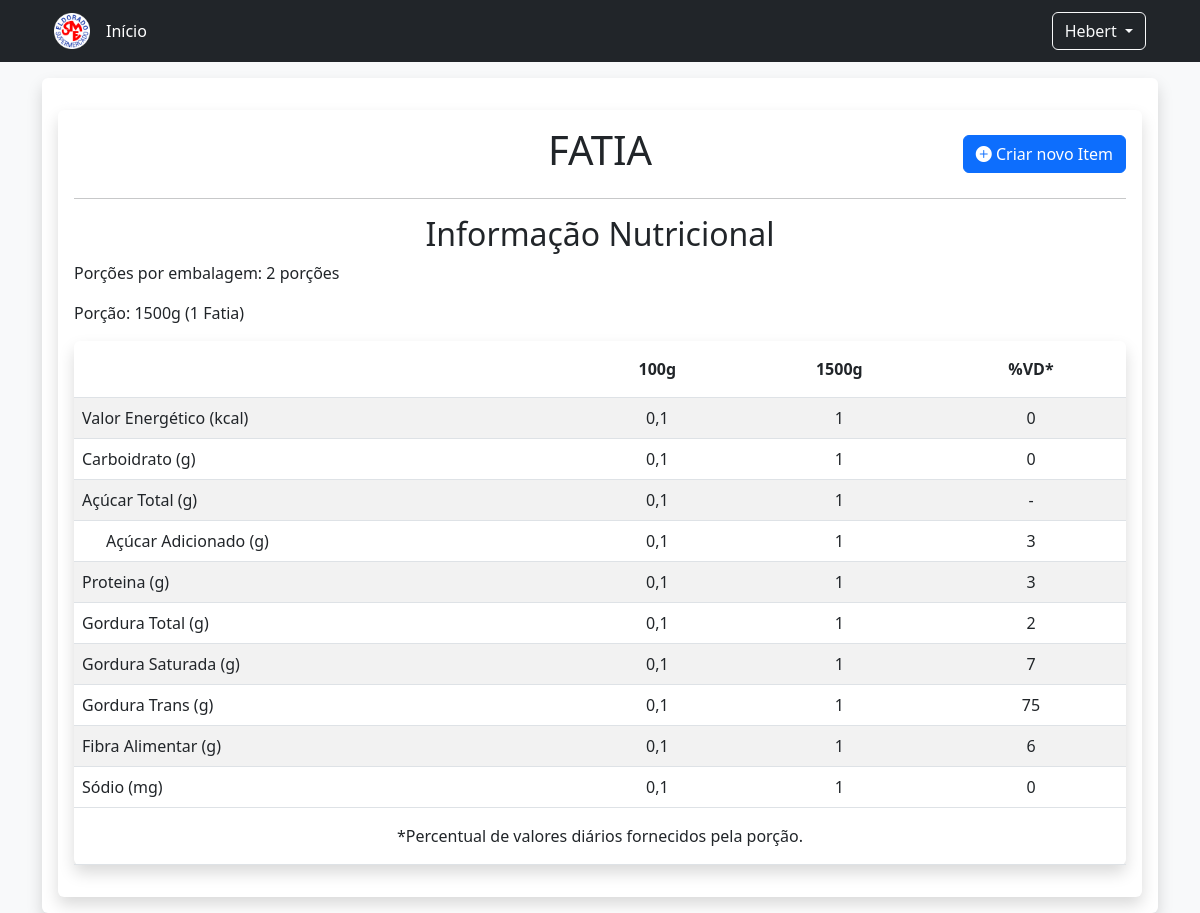
Page /cadastro/exibe_rotulo/19 on the committed database.
### cadastros/models.py (models this page shows, shortened)
class Item(models.Model):
    descricao = models.CharField('Descrição', max_length=150, unique=True)
    ingrediente = models.BooleanField('Ingrediente', default=False)
    composto = models.BooleanField('Composto', default=False)

class Nutricional(models.Model):
    item = models.OneToOneField(Item, on_delete=models.CASCADE)
    quantidade_porcao = models.FloatField('Porção', default=0.0)
    quantidade_embalagem = models.IntegerField('Quantidade por Embalagem', default=1)
    quantidade_medida_caseira = models.FloatField('Quantidade da Medida Caseira', default=0.0)
    medida_caseira = models.ForeignKey(MedidaCaseira, on_delete=models.PROTECT)
    valor_energetico = models.FloatField('Valor Energético', default=0.0)
    carboidrato = models.FloatField('Carboidratos', default=0.0)
    acucar_total = models.FloatField('Açúcares Totais', default=0.0)
    acucar_adicionado = models.FloatField('Açúcares Adicionados', default=0.0)
    proteina = models.FloatField('Proteinas', default=0.0)
    gordura_total = models.FloatField('Gorduras Totais', default=0.0)
    gordura_saturada = models.FloatField('Gorduras Saturadas', default=0.0)
    gordura_trans = models.FloatField('Gorduras Trans', default=0.0)
    fibra_alimentar = models.FloatField('Fibra Alimentar', default=0.0)
    sodio = models.FloatField('Sódio', default=0.0)
    alto_acucar = models.BooleanField('Alto Açúcar Adicionado', default=False)
    alto_gordura = models.BooleanField('Alto Gordura Saturada', default=False)
    alto_sodio = models.BooleanField('Alto Sódio', default=False)

class MedidaCaseira(models.Model):
    descricao = models.CharField('Descrição', max_length=100, unique=True)

### cadastros/views.py (the view)
# urls.py: path('exibe_rotulo/<int:id_item>', views.exibe_rotulo, name='exibe_rotulo'),
def exibe_rotulo(request, id_item):
    item : Type[Item] = Item.objects.filter(id=id_item)
    if (item.exists()):
        item = item.first()
    else:
        pass
    rotulo : Type[Nutricional] = item.nutricional
    rotulo_percent : dict[str,float] = {}
    rotulo_percent['valor_energetico'] = (rotulo.valor_energetico / rotulo.quantidade_porcao) * .1
    rotulo_percent['carboidrato'] = (rotulo.carboidrato / rotulo.quantidade_porcao) * .1
    rotulo_percent['acucar_total'] = (rotulo.acucar_total / rotulo.quantidade_porcao) * .1
    rotulo_percent['acucar_adicionado'] = (rotulo.acucar_adicionado / rotulo.quantidade_porcao) * .1
    rotulo_percent['proteina'] = (rotulo.proteina / rotulo.quantidade_porcao) * .1
    rotulo_percent['gordura_total'] = (rotulo.gordura_total / rotulo.quantidade_porcao) * .1
    rotulo_percent['gordura_saturada'] = (rotulo.gordura_saturada / rotulo.quantidade_porcao) * .1
    rotulo_percent['gordura_trans'] = (rotulo.gordura_trans / rotulo.quantidade_porcao) * .1
    rotulo_percent['fibra_alimentar'] = (rotulo.fibra_alimentar / rotulo.quantidade_porcao) * .1
    rotulo_percent['sodio'] = (rotulo.sodio / rotulo.quantidade_porcao) * .1
    context : dict[str] = {
        'item' : item,
        'rotulo' : item.nutricional,
        'rotulo_percent': rotulo_percent
    }
    return render(request, 'exibe_rotulo.html', context)

### cadastros/templatetags/custom_tags.py (called while the page is built)
def multMil(value, arg):
    return int(value * arg)

def qtdPerCent(value, arg):
    return (value / arg) * .1

def splitVal(value : float | int ) -> str :
    if value % 1 != 0:
        si, sd = str(value).split('.')
    else:
        si = str(int(value))
        sd = '0'
    sd = sd.rjust(3,'0')
    return si, sd

def vdr(value, arg):
    match arg:
        case 'valor_energetico' | 'sodio':
            return round((value / 2000) * 100)
        case 'carboidrato':
            return int((value / 300) * 100)
        case 'acucar_adicionado' | 'proteina':
            return int((value / 50) * 100)
        case 'gordura_total':
            return int((value / 65) * 100)
        case 'gordura_saturada':
            return int((value / 20) * 100)
        case 'gordura_trans':
            return int((value / 2) * 100)
        case 'fibra_alimentar':
            return int((value / 25) * 100)

### cadastros/templates/exibe_rotulo.html (shortened to what this page needs)
{% extends "base.html" %}
{% load static %}
{% load custom_tags %}
{% block body %}
    <div class="bg-white p-3 mt-3 rounded shadow position-relative">
        <div class="d-flex align-items-center">
            <div class="d-flex flex-fill justify-content-center">
                <h1 class="text-center"> {{ item.descricao }} </h1>
            </div>
            <div class="position-absolute end-0 pe-3">
                <a class="btn btn-primary" href="{% url 'cadastro_item' %}" role="button">
                    <i class="bi bi-plus-circle-fill"></i>
                    Criar novo Item
                </a>
            </div>
        </div>
        <hr></hr>
        <h2 class="text-center">Informação Nutricional</h2>
        <p>Porções por embalagem: {{rotulo.quantidade_embalagem}} {% if rotulo.quantidade_embalagem <= 1 %} porção {% else %} porções {% endif %}</p>
        <p>Porção: {{ rotulo.quantidade_porcao | multMil:1000 }}g ({{ rotulo.quantidade_medida_caseira | multMil:1 }} {{ rotulo.medida_caseira.descricao | title }})</p>
        <table class="table table-striped table-hover rounded shadow">
            <thead>
                <tr>
                    <th scope="col" class="p-3"></th>
                    <th scope="col" class="p-3 text-center">100g</th>
                    <th scope="col" class="p-3 text-center">{{ rotulo.quantidade_porcao | multMil:1000 }}g</th>
                    <th scope="col" class="p-3 text-center">%VD*</th>
                </tr>
            </thead>
            <tbody>
                <tr>
                    <td>
                        Valor Energético (kcal)
                    </td>
                    <td class="text-center">
                        {{ rotulo.valor_energetico | qtdPerCent:rotulo.quantidade_porcao | arredRotulo }}
                    </td>
                    <td class="text-center">
                        {{ rotulo.valor_energetico | arredRotulo }}
                    </td>
                    <td class="text-center">
                        {{ rotulo.valor_energetico | vdr:'valor_energetico' }}
                    </td>
                </tr>
                <tr>
                    <td>
                        Carboidrato (g)
                    </td>
                    <td class="text-center">
                        {{ rotulo.carboidrato | qtdPerCent:rotulo.quantidade_porcao | arredRotulo }}
                    </td>
                    <td class="text-center">
                        {{ rotulo.carboidrato | arredRotulo }}
                    </td>
                    <td class="text-center">
                        {{ rotulo.carboidrato | vdr:'carboidrato' }}
                    </td>
                </tr>
                <tr>
                    <td>
                        Açúcar Total (g)
                    </td>
                    <td class="text-center">
                        {{ rotulo.acucar_total | qtdPerCent:rotulo.quantidade_porcao | arredRotulo }}
                    </td>
                    <td class="text-center">
                        {{ rotulo.acucar_total | arredRotulo }}
                    </td>
                    <td class="text-center">
                        -
                    </td>
                </tr>
                <tr>
                    <td>
                        <div class="ms-4">Açúcar Adicionado (g)</div>
                    </td>
                    <td class="text-center">
                        {{ rotulo.acucar_adicionado | qtdPerCent:rotulo.quantidade_porcao | arredRotulo }}
                    </td>
                    <td class="text-center">
                        {{ rotulo.acucar_adicionado | arredRotulo }}
                    </td>
                    <td class="text-center">
                        {{ rotulo.acucar_adicionado | vdr:'acucar_adicionado' }}
                    </td>
                </tr>
                <tr>
                    <td>
                        Proteina (g)
                    </td>
                    <td class="text-center">
                        {{ rotulo.proteina | qtdPerCent:rotulo.quantidade_porcao | arredRotulo }}
                    </td>
                    <td class="text-center">
                        {{ rotulo.proteina | arredRotulo }}
                    </td>
                    <td class="text-center">
                        {{ rotulo.proteina | vdr:'proteina' }}
                    </td>
                </tr>
                <tr>
                    <td>
                        Gordura Total (g)
                    </td>
                    <td class="text-center">
                        {{ rotulo.gordura_total | qtdPerCent:rotulo.quantidade_porcao | arredRotulo }}
                    </td>
                    <td class="text-center">
                        {{ rotulo.gordura_total | arredRotulo }}
                    </td>
                    <td class="text-center">
                        {{ rotulo.gordura_total | vdr:'gordura_total' }}
                    </td>
                </tr>
                <tr>
                    <td>
                        Gordura Saturada (g)
                    </td>
                    <td class="text-center">
                        {{ rotulo.gordura_saturada | qtdPerCent:rotulo.quantidade_porcao | arredRotulo }}
                    </td>
                    <td class="text-center">
                        {{ rotulo.gordura_saturada | arredRotulo }}
                    </td>
                    <td class="text-center">
                        {{ rotulo.gordura_saturada | vdr:'gordura_saturada' }}
                    </td>
                </tr>
                <tr>
                    <td>
                        Gordura Trans (g)
                    </td>
                    <td class="text-center">
                        {{ rotulo.gordura_trans | qtdPerCent:rotulo.quantidade_porcao | arredRotulo }}
                    </td>
                    <td class="text-center">
                        {{ rotulo.gordura_trans | arredRotulo }}
                    </td>
                    <td class="text-center">
                        {{ rotulo.gordura_trans | vdr:'gordura_trans' }}
                    </td>
                </tr>
                <tr>
                    <td>
                        Fibra Alimentar (g)
                    </td>
                    <td class="text-center">
                        {{ rotulo.fibra_alimentar | qtdPerCent:rotulo.quantidade_porcao | arredRotulo }}
                    </td>
                    <td class="text-center">
                        {{ rotulo.fibra_alimentar | arredRotulo }}
                    </td>
                    <td class="text-center">
                        {{ rotulo.fibra_alimentar | vdr:'fibra_alimentar' }}
                    </td>
                </tr>
                <tr>
                    <td>
                        Sódio (mg)
                    </td>
                    <td class="text-center">
                        {{ rotulo.sodio | qtdPerCent:rotulo.quantidade_porcao | arredRotulo:'mg' }}
                    </td>
                    <td class="text-center">
                        {{ rotulo.sodio | arredRotulo:'mg' }}
                    </td>
                    <td class="text-center">
                        {{ rotulo.sodio | vdr:'sodio' }}
                    </td>
                </tr>
            </tbody>
            <tfoot>
                <tr>
                    <td colspan="4" class="text-center p-3">
                        *Percentual de valores diários fornecidos pela porção.
                    </td>
                </tr>
            </tfoot>
        </table>
    </div>
{% endblock %}

### rows in the picture
Item: descricao "FATIA"
Nutricional: quantidade_embalagem "2", quantidade_porcao|multMil "1500", quantidade_medida_caseira|multMil "1", medida_caseira.descricao "Fatia", valor_energetico|qtdPerCent "0,1", valor_energetico|arredRotulo "1", valor_energetico|vdr "0", carboidrato|qtdPerCent "0,1", carboidrato|arredRotulo "1", carboidrato|vdr "0", acucar_total|qtdPerCent "0,1", acucar_total|arredRotulo "1", acucar_adicionado|qtdPerCent "0,1", acucar_adicionado|arredRotulo "1", acucar_adicionado|vdr "3", proteina|qtdPerCent "0,1", proteina|arredRotulo "1", proteina|vdr "3", gordura_total|qtdPerCent "0,1", gordura_total|arredRotulo "1", gordura_total|vdr "2", gordura_saturada|qtdPerCent "0,1", gordura_saturada|arredRotulo "1", gordura_saturada|vdr "7", gordura_trans|qtdPerCent "0,1", gordura_trans|arredRotulo "1", gordura_trans|vdr "75", fibra_alimentar|qtdPerCent "0,1", fibra_alimentar|arredRotulo "1", fibra_alimentar|vdr "6", sodio|qtdPerCent "0,1", sodio|arredRotulo "1", sodio|vdr "0"
